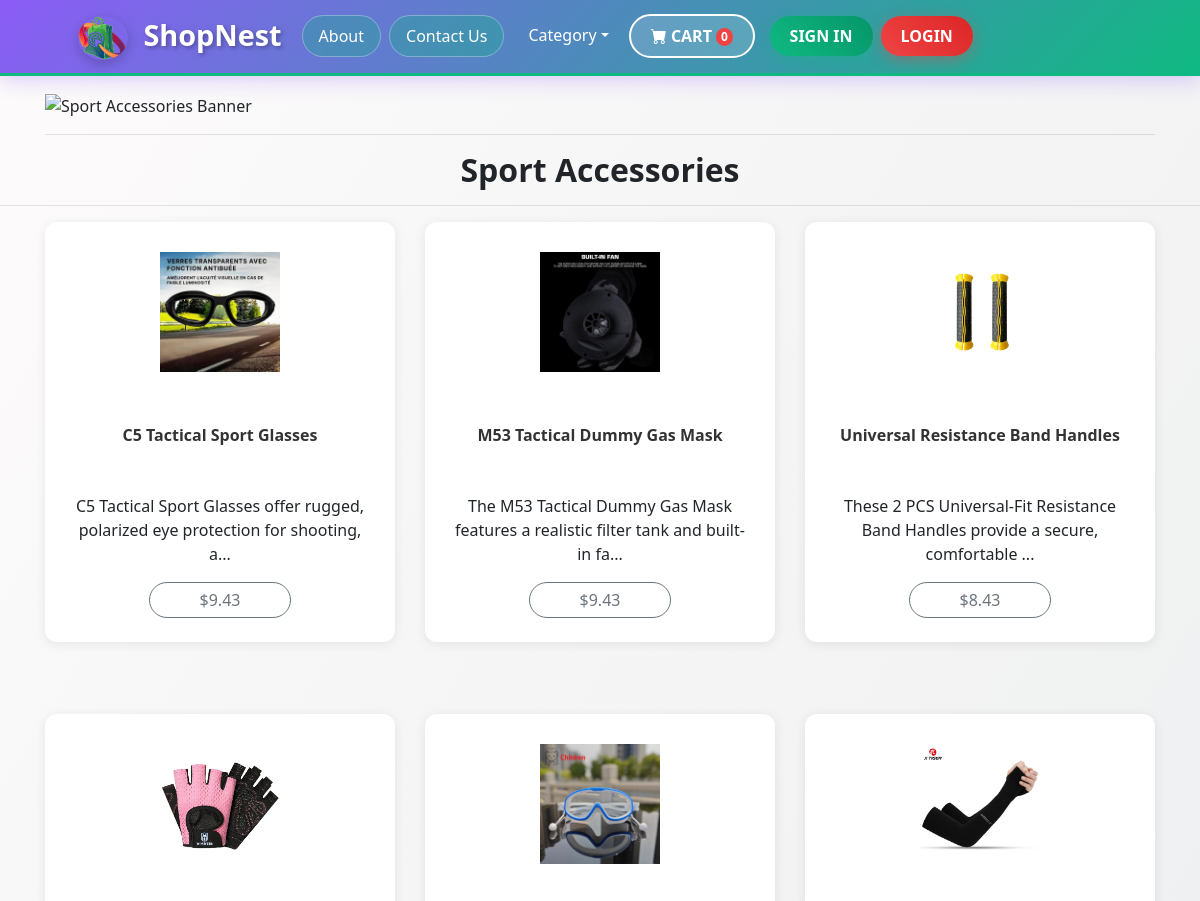
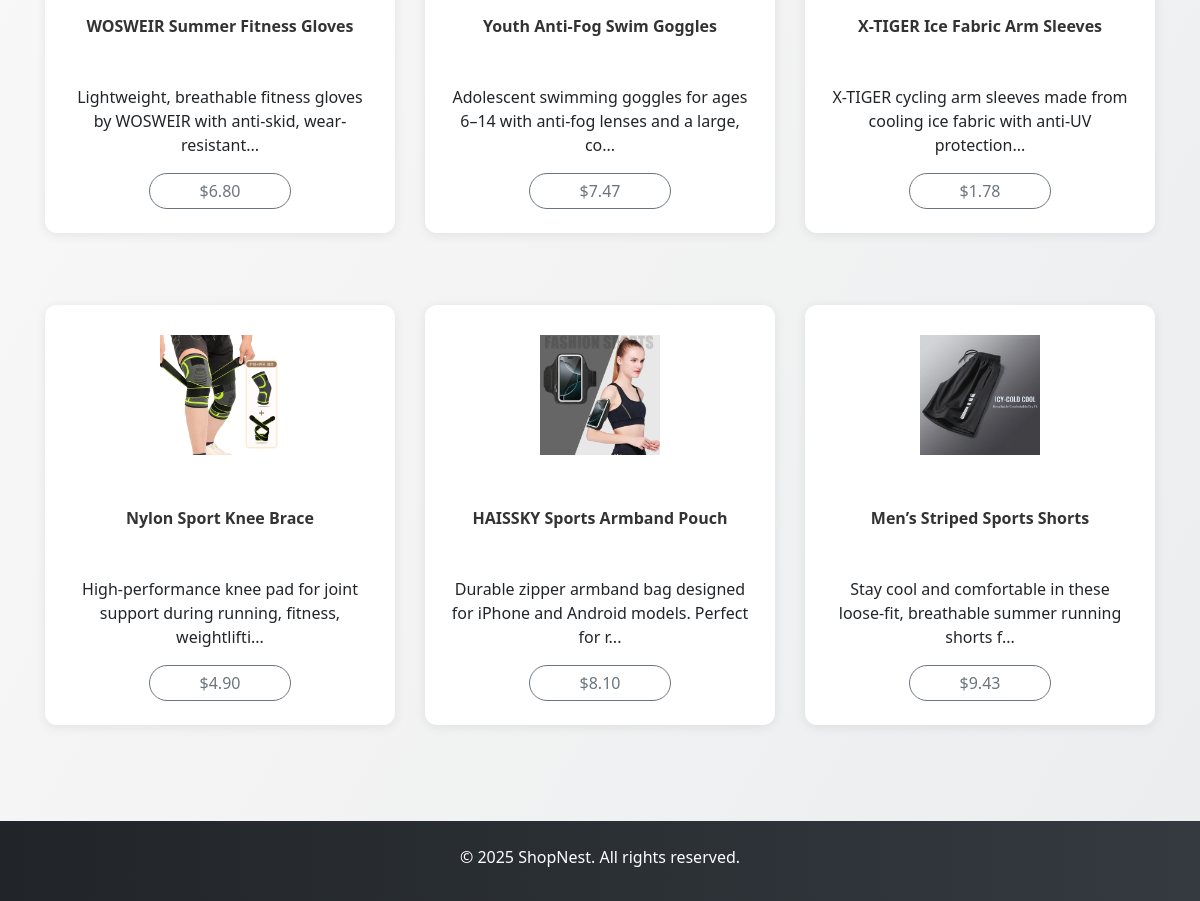
Screenshot of /category/SportAccessories.php with the database file from the repository (2 pictures, top to bottom).
### tables this page shows
CREATE TABLE `products` (
  `id` int(11) NOT NULL,
  `name` varchar(255) NOT NULL,
  `category` varchar(100) NOT NULL,
  `price` decimal(10,2) NOT NULL,
  `stock` int(11) NOT NULL,
  `image` varchar(255) NOT NULL,
  `description` text DEFAULT NULL
);

### category/SportAccessories.php (the view, shortened to what this page needs)
<!DOCTYPE html>
<html lang="en">
<head>
  <link href="../css/bootstrap-4.3.1.css" rel="stylesheet">
  <link href="https://cdn.jsdelivr.net/npm/bootstrap-icons@1.5.0/font/bootstrap-icons.css" rel="stylesheet" />
  <link href="../items/assets/styles.css" rel="stylesheet">
</head>
<body>
  <?php
  include("../navbar.php");
  ?>
  <div class="container mt-3">
    <div class="row">
      <div class="col-12"><img src="../images/category/b1 (4).jpg" alt="Sport Accessories Banner" width="1920" height="640" class="img-fluid"/></div>
    </div>
    <hr>
  </div>
  <h2 class="text-center">Sport Accessories</h2>
  <hr>
  <div class="container">
    <div class="row text-center">
      <?php
      include '../db.php';
      $sql = "SELECT * FROM products WHERE category = 'Sport Accessories' ORDER BY id DESC";
      $result = $conn->query($sql);
      $count = 0;
      if ($result->num_rows > 0) {
        while ($row = $result->fetch_assoc()) {
          if ($count > 0 && $count % 3 == 0) {
            echo '</div><div class="row text-center mt-4">';
          }
          echo '
          <div class="col-md-4 pb-1 pb-md-0 mb-5">
            <div class="card h-100" onclick="window.location.href=\'../product_detail.php?id=' . $row['id'] . '\';">
              <img class="card-img-top img-fluid" src="../images/products/' . $row['image'] . '" alt="' . $row['name'] . '">
              <div class="card-body p-4">
                <h5 class="card-title">' . $row['name'] . '</h5>
                <p class="card-text">' . substr($row['description'], 0, 80) . '...</p>
                <button class="btn btn-outline-secondary">$' . $row['price'] . '</button>
              </div>
            </div>
          </div>';
          $count++;
        }
      } else {
        echo '<p class="text-center">No sport accessories available.</p>';
      }
      ?>
    </div>
  </div>
  <footer class="py-4 mt-5">
    <div class="container text-center">
      <p class="m-0 text-white">© 2025 ShopNest. All rights reserved.</p>
    </div>
  </footer>
</body>
</html>

### category/assets/styles.css (style rules this page uses)
:root { --font1: 'Heebo', sans-serif; --font2: 'Fira Sans Extra Condensed', sans-serif; --font3: 'Roboto', sans-serif }
body { font-family: var(--font3); background-image: linear-gradient(120deg, #fdfbfb 0%, #ebedee 100%) }
h2 { font-weight: 900 }
.card { background: #fff; box-shadow: 0 6px 10px rgba(0, 0, 0, .08), 0 0 6px rgba(0, 0, 0, .05); transition: .3s transform cubic-bezier(.155, 1.105, .295, 1.12), .3s box-shadow, .3s -webkit-transform cubic-bezier(.155, 1.105, .295, 1.12); border: 0; border-radius: 1rem }
.card-img, .card-img-top { border-top-left-radius: calc(1rem - 1px); border-top-right-radius: calc(1rem - 1px) }
.card h5 { overflow: hidden; height: 56px; font-weight: 900; font-size: 1rem }
.card-img-top { width: 100%; max-height: 180px; object-fit: contain; padding: 30px }
.btn { font-size: 1rem; font-weight: 500; text-transform: uppercase; padding: 5px 50px 5px 50px }
footer { background: #212529; height: 80px; color: #fff }

### category/SportAccessories.php (style rules this page uses)
body { background-color: #f8f9fa; font-family: "Segoe UI", Tahoma, Geneva, Verdana, sans-serif; }
h2, h3, h4, h5 { font-weight: 600; }
.card { border-radius: 12px; box-shadow: 0 2px 12px rgba(0, 0, 0, 0.08); transition: transform 0.2s ease, box-shadow 0.2s ease; }
.card-body h5 { font-weight: 600; color: #333; }
.btn-outline-secondary { border-radius: 25px; font-weight: 500; }
footer { background: linear-gradient(to right, #212529, #343a40); }

### rows the page displays
products: image (picture), name "C5 Tactical Sport Glasses", description "C5 Tactical Sport Glasses offer rugged, polarized eye protection for shooting, a", price "9.43"
products: image (picture), name "M53 Tactical Dummy Gas Mask", description "The M53 Tactical Dummy Gas Mask features a realistic filter tank and built-in fa", price "9.43"
products: image (picture), name "Universal Resistance Band Handles", description "These 2 PCS Universal-Fit Resistance Band Handles provide a secure, comfortable", price "8.43"
products: image (picture), name "WOSWEIR Summer Fitness Gloves", description "Lightweight, breathable fitness gloves by WOSWEIR with anti-skid, wear-resistant", price "6.80"
products: image (picture), name "Youth Anti-Fog Swim Goggles", description "Adolescent swimming goggles for ages 6–14 with anti-fog lenses and a large, co", price "7.47"
products: image (picture), name "X-TIGER Ice Fabric Arm Sleeves", description "X-TIGER cycling arm sleeves made from cooling ice fabric with anti-UV protection", price "1.78"
products: image (picture), name "Nylon Sport Knee Brace", description "High-performance knee pad for joint support during running, fitness, weightlifti", price "4.90"
products: image (picture), name "HAISSKY Sports Armband Pouch", description "Durable zipper armband bag designed for iPhone and Android models. Perfect for r", price "8.10"
products: image (picture), name "Men’s Striped Sports Shorts", description "Stay cool and comfortable in these loose-fit, breathable summer running shorts f", price "9.43"

### other values shown
$cart_count "0"
